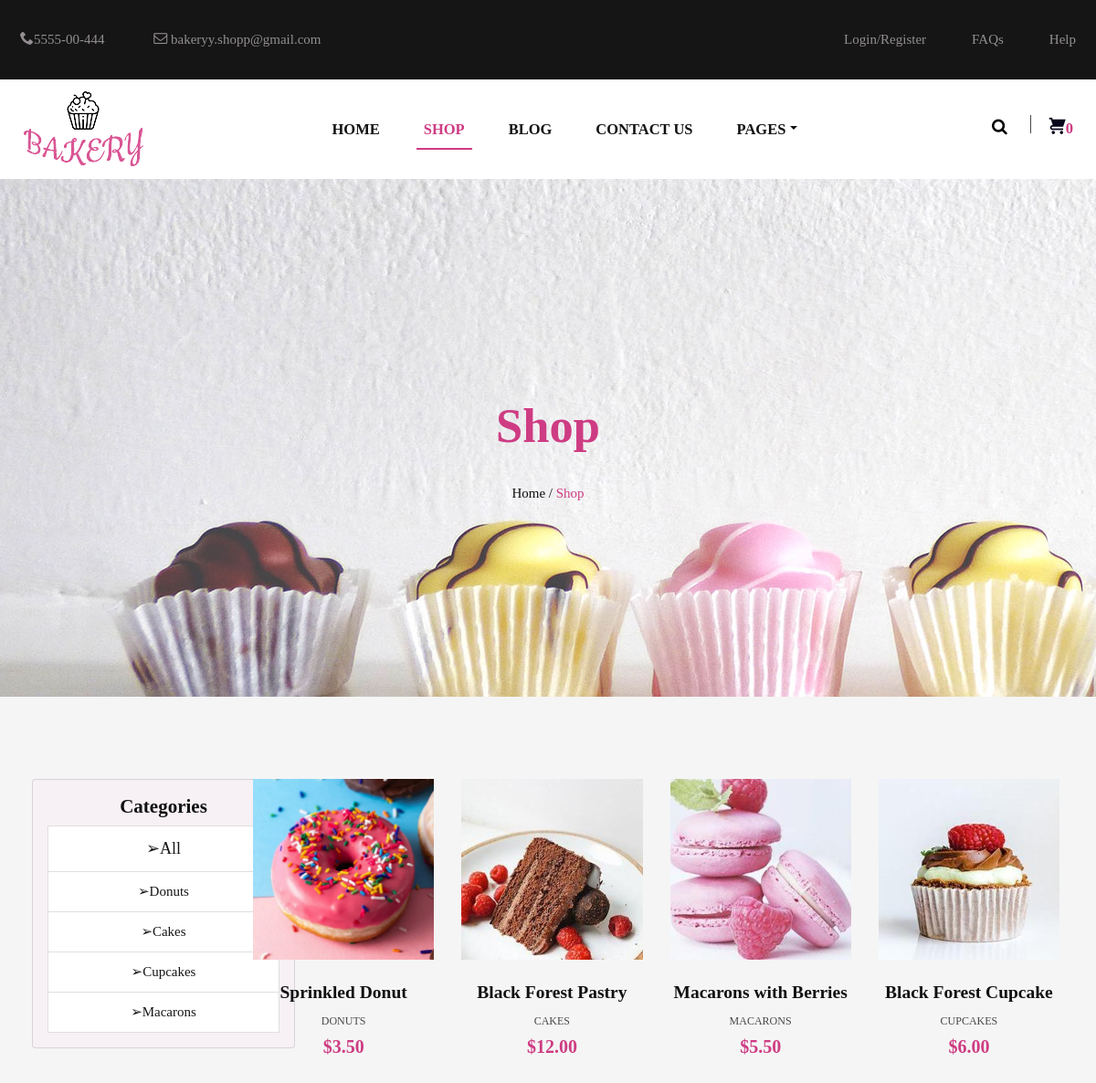
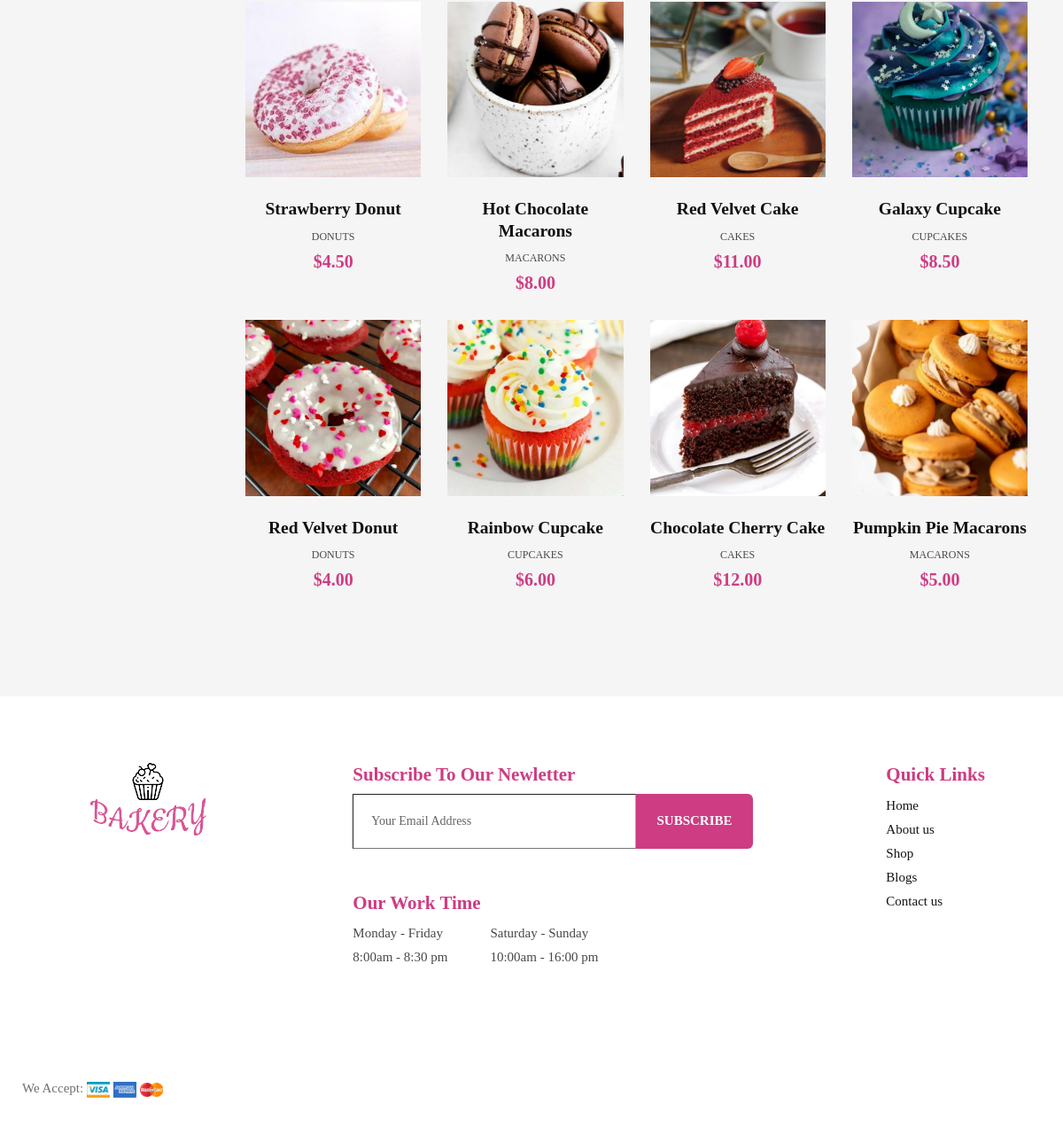
The app's page /shop/ with its own data (2 pictures, top to bottom).
### shop/models.py (models this page shows, shortened)
class Category(models.Model):
    category = models.CharField('Category', max_length=100)
    def __str__(self):
        return self.category
    class Meta:
        verbose_name = 'Category'
        verbose_name_plural = 'Categories'

class Product(models.Model):
    name = models.CharField('Name', max_length=100)
    slug = models.SlugField('Slug', max_length=25, unique=True, null=True, blank=True)
    category = models.ForeignKey(Category, on_delete=models.DO_NOTHING, default=None)
    price = models.DecimalField('Price', max_digits=8, decimal_places=2)
    description = models.TextField('Description')
    image = models.ImageField('Image', blank=True, upload_to='products')

### shop/views.py (the view)
# urls.py: path('shop/', views.Shop.as_view(), name='shop'),
class Shop(ListView):
    model = Product
    template_name = 'shop/shop.html'
    context_object_name = 'products'
    def get_context_data(self, **kwargs):
        context = super().get_context_data(**kwargs)
        categories = Category.objects.all()
        context['categories'] = categories
        context['title'] = 'Shop'
        context['shop_active'] = 'active'
        return context

### shop/templates/shop/shop.html (shortened to what this page needs)
{% extends 'shop/base.html' %}
{% load static %}
{% block body %}
<div class="site-banner">
	<div class="banner-content">
		<div class="container">
			<div class="row">
				<div class="col-md-12">
					<div class="colored">
						<h1>Shop</h1>
						<div class="breadcum-items">
							<span class="item"><a href="{% url 'home' %}">Home /</a></span>
							<span class="item colored">Shop</span>
						</div>
					</div>
				</div>
			</div>
		</div>
	</div>
</div>
<section class="our-team bg-sand padding-large" style="text-align: center;">
	<div class="aside">
		<div class="col">
			<div class="card bg-Peach" style="width: 18rem;">
				<div class="card-body">
					<h4 class="widget-title" align="center">Categories</h4>
					<ul>
						<li class="list-group-item justify-content-between align-items-center flex-wrap">
							<big><a href="{% url 'shop' %}">➢All</a></big>
						</li>
						{% for category in categories %}
						<li class="list-group-item justify-content-between align-items-center flex-wrap">
							<a href="{% url 'category' category.id %}">➢{{ category }}</a>
						</li>
						{% endfor %}
					</ul>
				</div>
			</div>
		</div>
	</div>
	<div class="container">
		<div class="row">
			{% for product in products %}
			<div class="product-item col-md-3 pb-4">
				<a href="{% url 'single_product' slug=product.slug %}" class="product-image"><img src="{{ product.image.url }}"/></a>
				<div class="text-comtent text-center">
					<h5 class="pt-4"><a href="{% url 'single_product' slug=product.slug %}">{{ product.name }}</a></h5>
					<p>{{ product.category }}</p>
					<span class="price colored">${{ product.price }}</span>
				</div>
			</div>
			{% endfor %}
		</div>
	</div>
</section>
{% endblock %}

### shop/templates/shop/base.html (shortened to what this page needs)
{% load static %}
<!DOCTYPE html>
<html>
<head>
    <link rel="stylesheet" type="text/css" href="{% static 'fonts/icomoon/icomoon.css' %}">
    <link rel="stylesheet" type="text/css" href="{% static 'css/slick.css' %}"/>
	<link rel="stylesheet" type="text/css" href="{% static 'css/slick-theme.css' %}"/>
	<link rel="stylesheet" type="text/css" href="{% static 'css/magnific-popup.css' %}"/>
	<link rel="stylesheet" type="text/css" href="{% static 'css/bootstrap.min.css' %}"/>
	<link rel="stylesheet" type="text/css" href="{% static 'style.css' %}">
	<link rel="stylesheet" type="text/css" href="{% static 'fonts/font.css' %}">
</head>
<body>
<div id="main-wrapper" class="overflow-hidden">
	<div class="header-top-menu bg-black color-secondary">
		<div class="container">
			<div class="row">
				<div class="wrap flex-container padding-small">
					<div class="contact-block">
						<span class="pr-50"><i class="icon icon-phone"></i>5555-00-444</span>
						<span class="color-secondary"><i class="icon icon-envelope-o"></i> bakeryy.shopp@gmail.com</span>
					</div>
					<div class="header-top-right">
						<ul class="list-unstyled d-flex color-secondary">
							{% if request.user.is_authenticated %}
								<li class="pr-50"><a href="{% url 'profile' %}">My Account</a></li>
							{% else %}
								<li class="pr-50"><a href="{% url 'register' %}">Login/Register</a></li>
							{% endif %}
							<li class="pr-50"><a href="#">FAQs</a></li>
							<li><a href="#">Help</a></li>
						</ul>
					</div>
				</div>
			</div>
		</div>
	</div>
	<header id="header">
		<div class="container">
			<div class="row">
				<nav class="navbar navbar-expand-lg col-md-12">
					<div class="navbar-brand">
						<a href="{% url 'home' %}">
							<img src="{% static 'images/main-logo.png' %}" alt="logo">
						</a>
					</div>
					<div class="navbar-collapse collapse" id="slide-navbar-collapse">
						<ul class="navbar-nav list-inline text-uppercase">
							<li class="nav-item text-hover {{ home_active }}"><a href="{% url 'home' %}" class="nav-link" data-effect="Home">Home</a></li>
							<li class="nav-item text-hover {{ shop_active }}"><a href="{% url 'shop' %}" class="nav-link" data-effect="About Us">Shop</a></li>
							<li class="nav-item text-hover {{ blog_active }}"><a href="{% url 'blog' %}" class="nav-link" data-effect="Blogs">Blog</a></li>
							<li class="nav-item text-hover {{ contact_active }}"><a href="{% url 'contact' %}" class="nav-link" data-effect="Contact">Contact us</a></li>
							<li class="nav-item dropdown {{ pages_active }}">
								<a href="#" data-bs-toggle="dropdown" aria-expanded="false" class="nav-link dropdown-toggle">Pages</a>
							</li>
						</ul>
					</div>
					<div class="action-menu">
						<div class="searchbar">
							<a href="#" class="search-button search-toggle" data-selector=".navbar">
								<i class="icon icon-search"></i>
							</a>
						</div>
						<div class="shopping-cart">
							<a href="{% url 'cart' %}">
								<i class="icon icon-shopping-cart"></i><span style="color: #ce3c83">{{ request.session.cart|length }}</span>
							</a>
						</div>
					</div>
				</nav>
			</div>
		</div>
	</header>
	{% block body %}{% endblock %}
	<footer id="footer">
		<div class="container">
			<div class="row">
				<div class="wrap flex-container">
					<div class="col-md-3 footer-logo text-center mb-3">
						<img src="{% static 'images/main-logo.png' %}" class="mb-3">
					</div>
					<div class="col-md-5 mr-5 mb-3">
						<div class="widget-newsletter mb-5">
							<h4 class="widget-title">Subscribe To Our Newletter</h4>
							<div class="newsletter-button d-flex">
								<input type="text" name="Subscribe" placeholder="Your Email Address">
								<button class="btn-hvr-effects">Subscribe</button>
							</div>
						</div>
						<div class="working-schedule">
							<h4 class="widget-title">Our Work Time</h4>
							<div class="time-list d-flex">
								<ul class="list-unstyled mr-5">
									<li>Monday - Friday</li>
									<li>8:00am - 8:30 pm</li>
								</ul>
								<ul class="list-unstyled">
									<li>Saturday - Sunday</li>
									<li>10:00am - 16:00 pm</li>
								</ul>
							</div>
						</div>
					</div>
					<div class="col-md-2">
						<div class="quick-links">
							<h4 class="widget-title">Quick Links</h4>
							<div class="footer-menu">
								<ul class="list-unstyled">
									<li><a href="{% url 'home' %}">Home</a></li>
									<li><a href="{% url 'about' %}">About us</a></li>
									<li><a href="{% url 'shop' %}">Shop</a></li>
									<li><a href="{% url 'blog' %}">Blogs</a></li>
									<li><a href="{% url 'contact' %}">Contact us</a></li>
								</ul>
							</div>
						</div>
					</div>
				</div>
			</div>
		</div>
	</footer>
	<div class="footer-bottom">
		<div class="container">
			<div class="wrap flex-container padding-small">
				<div class="payment-card">
					<span>We Accept:</span>
					<img src="{% static 'images/visa.png' %}" class="cardImg">
					<img src="{% static 'images/american-express.png' %}" class="cardImg">
					<img src="{% static 'images/master-card.png' %}" class="cardImg">
				</div>
			</div>
		</div>
	</div>
</div>
</body>
</html>

### records on screen
Category: category "Donuts"
Category: category "Cakes"
Category: category "Cupcakes"
Category: category "Macarons"
Product: image (picture), name "Sprinkled Donut", category "DONUTS", price "3.50"
Product: image (picture), name "Black Forest Pastry", category "CAKES", price "12.00"
Product: image (picture), name "Macarons with Berries", category "MACARONS", price "5.50"
Product: image (picture), name "Black Forest Cupcake", category "CUPCAKES", price "6.00"
Product: image (picture), name "Strawberry Donut", category "DONUTS", price "4.50"
Product: image (picture), name "Hot Chocolate Macarons", category "MACARONS", price "8.00"
Product: image (picture), name "Red Velvet Cake", category "CAKES", price "11.00"
Product: image (picture), name "Galaxy Cupcake", category "CUPCAKES", price "8.50"
Product: image (picture), name "Red Velvet Donut", category "DONUTS", price "4.00"
Product: image (picture), name "Rainbow Cupcake", category "CUPCAKES", price "6.00"
Product: image (picture), name "Chocolate Cherry Cake", category "CAKES", price "12.00"
Product: image (picture), name "Pumpkin Pie Macarons", category "MACARONS", price "5.00"

### other values on screen
{{ request.session.cart|length }} "0"
